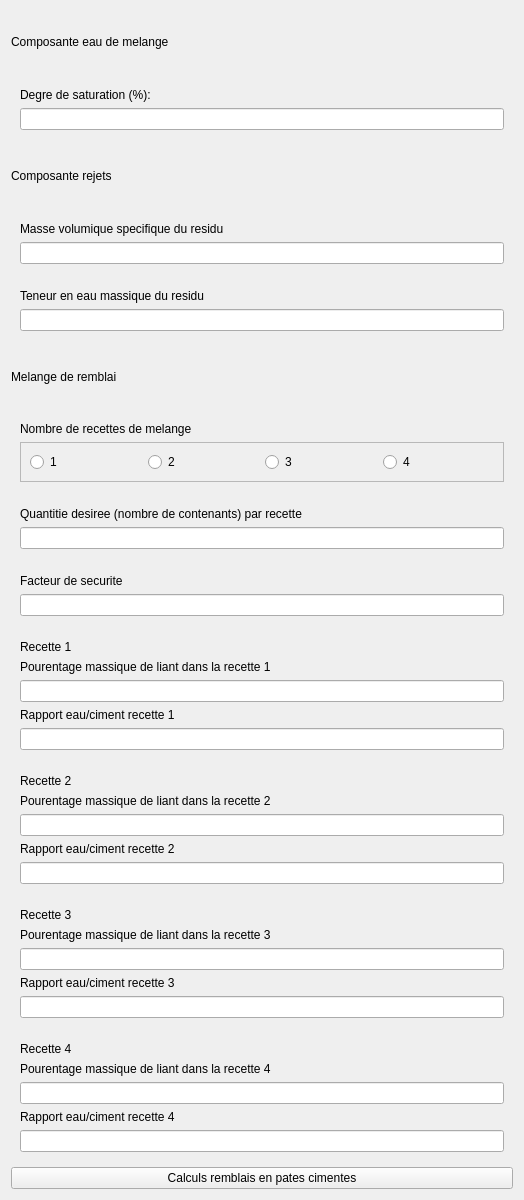
                    <widget class="QWidget" name="scrollAreaWidgetContents_6">
                     <property name="geometry">
                      <rect>
                       <x>0</x>
                       <y>-537</y>
                       <width>524</width>
                       <height>1200</height>
                      </rect>
                     </property>
                     <property name="minimumSize">
                      <size>
                       <width>0</width>
                       <height>1200</height>
                      </size>
                     </property>
                     <layout class="QVBoxLayout" name="verticalLayout_79">
                      <item>
                       <widget class="QLabel" name="label_70">
                        <property name="text">
                         <string>Composante eau de melange</string>
                        </property>
                       </widget>
                      </item>
                      <item>
                       <widget class="QWidget" name="widget_58" native="true">
                        <layout class="QVBoxLayout" name="verticalLayout_80">
                         <item>
                          <widget class="QLabel" name="label_71">
                           <property name="text">
                            <string>Degre de saturation (%):</string>
                           </property>
                          </widget>
                         </item>
                         <item>
                          <widget class="QLineEdit" name="lineEdit_46"/>
                         </item>
                        </layout>
                       </widget>
                      </item>
                      <item>
                       <widget class="QLabel" name="label_77">
                        <property name="text">
                         <string>Composante rejets</string>
                        </property>
                       </widget>
                      </item>
                      <item>
                       <widget class="QWidget" name="widget_59" native="true">
                        <layout class="QVBoxLayout" name="verticalLayout_81">
                         <item>
                          <widget class="QLabel" name="label_72">
                           <property name="text">
                            <string>Masse volumique specifique du residu</string>
                           </property>
                          </widget>
                         </item>
                         <item>
                          <widget class="QLineEdit" name="lineEdit_45"/>
                         </item>
                        </layout>
                       </widget>
                      </item>
                      <item>
                       <widget class="QWidget" name="widget_60" native="true">
                        <layout class="QVBoxLayout" name="verticalLayout_82">
                         <item>
                          <widget class="QLabel" name="label_73">
                           <property name="text">
                            <string>Teneur en eau massique du residu</string>
                           </property>
                          </widget>
                         </item>
                         <item>
                          <widget class="QLineEdit" name="lineEdit_44"/>
                         </item>
                        </layout>
                       </widget>
                      </item>
                      <item>
                       <widget class="QLabel" name="label_78">
                        <property name="text">
                         <string>Melange de remblai</string>
                        </property>
                       </widget>
                      </item>
                      <item>
                       <widget class="QWidget" name="widget_61" native="true">
                        <layout class="QVBoxLayout" name="verticalLayout_85">
                         <item>
                          <widget class="QLabel" name="label_76">
                           <property name="text">
                            <string>Nombre de recettes de melange</string>
                           </property>
                          </widget>
                         </item>
                         <item>
                          <widget class="QFrame" name="frame_10">
                           <property name="frameShape">
                            <enum>QFrame::StyledPanel</enum>
                           </property>
                           <property name="frameShadow">
                            <enum>QFrame::Raised</enum>
                           </property>
                           <layout class="QHBoxLayout" name="horizontalLayout_14">
                            <item>
                             <widget class="QRadioButton" name="radioButton_40">
                              <property name="text">
                               <string>1</string>
                              </property>
                             </widget>
                            </item>
                            <item>
                             <widget class="QRadioButton" name="radioButton_41">
                              <property name="text">
                               <string>2</string>
                              </property>
                             </widget>
                            </item>
                            <item>
                             <widget class="QRadioButton" name="radioButton_42">
                              <property name="text">
                               <string>3</string>
                              </property>
                             </widget>
                            </item>
                            <item>
                             <widget class="QRadioButton" name="radioButton_43">
                              <property name="text">
                               <string>4</string>
                              </property>
                             </widget>
                            </item>
                           </layout>
                          </widget>
                         </item>
                        </layout>
                       </widget>
                      </item>
                      <item>
                       <widget class="QWidget" name="widget_62" native="true">
                        <layout class="QVBoxLayout" name="verticalLayout_83">
                         <item>
                          <widget class="QLabel" name="label_74">
                           <property name="text">
                            <string>Quantitie desiree (nombre de contenants) par recette</string>
                           </property>
                          </widget>
                         </item>
                         <item>
                          <widget class="QLineEdit" name="lineEdit_43"/>
                         </item>
                        </layout>
                       </widget>
                      </item>
                      <item>
                       <widget class="QWidget" name="widget_63" native="true">
                        <layout class="QVBoxLayout" name="verticalLayout_84">
                         <item>
                          <widget class="QLabel" name="label_75">
                           <property name="text">
                            <string>Facteur de securite</string>
                           </property>
                          </widget>
                         </item>
                         <item>
                          <widget class="QLineEdit" name="lineEdit_42"/>
                         </item>
                        </layout>
                       </widget>
                      </item>
                      <item>
                       <widget class="QWidget" name="widget_64" native="true">
                        <layout class="QVBoxLayout" name="verticalLayout_86">
                         <item>
                          <widget class="QLabel" name="label_79">
                           <property name="text">
                            <string>Recette 1</string>
                           </property>
                          </widget>
                         </item>
                         <item>
                          <widget class="QLabel" name="label_80">
                           <property name="text">
                            <string>Pourentage massique de liant dans la recette 1</string>
                           </property>
                          </widget>
                         </item>
                         <item>
                          <widget class="QLineEdit" name="lineEdit_47"/>
                         </item>
                         <item>
                          <widget class="QLabel" name="label_81">
                           <property name="text">
                            <string>Rapport eau/ciment recette 1</string>
                           </property>
                          </widget>
                         </item>
                         <item>
                          <widget class="QLineEdit" name="lineEdit_48"/>
                         </item>
                        </layout>
                       </widget>
                      </item>
                      <item>
                       <widget class="QWidget" name="widget_65" native="true">
                        <layout class="QVBoxLayout" name="verticalLayout_87">
                         <item>
                          <widget class="QLabel" name="label_82">
                           <property name="text">
                            <string>Recette 2</string>
                           </property>
                          </widget>
                         </item>
                         <item>
                          <widget class="QLabel" name="label_84">
                           <property name="text">
                            <string>Pourentage massique de liant dans la recette 2</string>
                           </property>
                          </widget>
                         </item>
                         <item>
                          <widget class="QLineEdit" name="lineEdit_49"/>
                         </item>
                         <item>
                          <widget class="QLabel" name="label_83">
                           <property name="text">
                            <string>Rapport eau/ciment recette 2</string>
                           </property>
                          </widget>
                         </item>
                         <item>
                          <widget class="QLineEdit" name="lineEdit_50"/>
                         </item>
                        </layout>
                       </widget>
                      </item>
                      <item>
                       <widget class="QWidget" name="widget_66" native="true">
                        <layout class="QVBoxLayout" name="verticalLayout_88">
                         <item>
                          <widget class="QLabel" name="label_85">
                           <property name="text">
                            <string>Recette 3</string>
                           </property>
                          </widget>
                         </item>
                         <item>
                          <widget class="QLabel" name="label_87">
                           <property name="text">
                            <string>Pourentage massique de liant dans la recette 3</string>
                           </property>
                          </widget>
                         </item>
                         <item>
                          <widget class="QLineEdit" name="lineEdit_51"/>
                         </item>
                         <item>
                          <widget class="QLabel" name="label_86">
                           <property name="text">
                            <string>Rapport eau/ciment recette 3</string>
                           </property>
                          </widget>
                         </item>
                         <item>
                          <widget class="QLineEdit" name="lineEdit_52"/>
                         </item>
                        </layout>
                       </widget>
                      </item>
                      <item>
                       <widget class="QWidget" name="widget_67" native="true">
                        <layout class="QVBoxLayout" name="verticalLayout_89">
                         <item>
                          <widget class="QLabel" name="label_88">
                           <property name="text">
                            <string>Recette 4</string>
                           </property>
                          </widget>
                         </item>
                         <item>
                          <widget class="QLabel" name="label_90">
                           <property name="text">
                            <string>Pourentage massique de liant dans la recette 4</string>
                           </property>
                          </widget>
                         </item>
                         <item>
                          <widget class="QLineEdit" name="lineEdit_53"/>
                         </item>
                         <item>
                          <widget class="QLabel" name="label_89">
                           <property name="text">
                            <string>Rapport eau/ciment recette 4</string>
                           </property>
                          </widget>
                         </item>
                         <item>
                          <widget class="QLineEdit" name="lineEdit_54"/>
                         </item>
                        </layout>
                       </widget>
                      </item>
                      <item>
                       <widget class="QPushButton" name="pushButton_26">
                        <property name="text">
                         <string>Calculs remblais en pates cimentes</string>
                        </property>
                       </widget>
                      </item>
                     </layout>
                    </widget>
